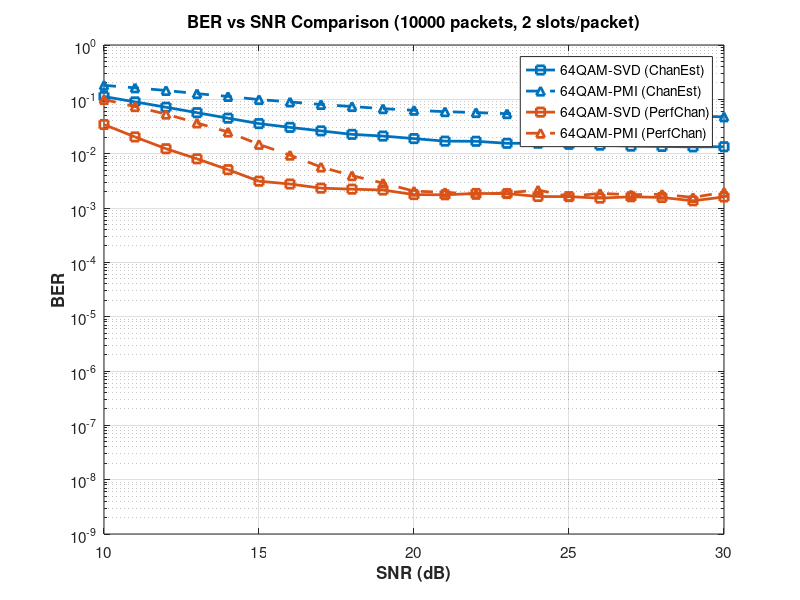

Here is the MATLAB script that generated this plot:
% Extract data from simulation results

% Channel Estimation - 64QAM-SVD
SNRdB_64QAM_SVD_ChanEst = [10:30]';
BER_64QAM_SVD_ChanEst = [1.1263e-01; 8.9765e-02; 7.1599e-02; 5.6833e-02; 4.4982e-02; ...
    3.5761e-02; 3.0483e-02; 2.6251e-02; 2.2661e-02; 2.1085e-02; ...
    1.8944e-02; 1.7003e-02; 1.6899e-02; 1.5513e-02; 1.5557e-02; ...
    1.4887e-02; 1.4366e-02; 1.3765e-02; 1.3585e-02; 1.3339e-02; ...
    1.3421e-02];

% Channel Estimation - 64QAM-PMI
SNRdB_64QAM_PMI_ChanEst = [10:30]';
BER_64QAM_PMI_ChanEst = [1.8099e-01; 1.6282e-01; 1.4564e-01; 1.2738e-01; 1.1306e-01; ...
    9.9150e-02; 8.9590e-02; 8.0374e-02; 7.3730e-02; 6.7313e-02; ...
    6.2905e-02; 5.9276e-02; 5.7033e-02; 5.4442e-02; 5.3535e-02; ...
    5.1765e-02; 5.1198e-02; 4.9785e-02; 4.8293e-02; 4.9237e-02; ...
    4.7553e-02];

% Perfect Channel - 64QAM-SVD
SNRdB_64QAM_SVD_PerfChan = [10:30]';
BER_64QAM_SVD_PerfChan = [3.4396e-02; 2.0320e-02; 1.2330e-02; 8.0475e-03; 5.0786e-03; ...
    3.1136e-03; 2.7635e-03; 2.3197e-03; 2.2219e-03; 2.1422e-03; ...
    1.7653e-03; 1.7498e-03; 1.8526e-03; 1.8410e-03; 1.6258e-03; ...
    1.6197e-03; 1.5191e-03; 1.6097e-03; 1.5631e-03; 1.3572e-03; ...
    1.5969e-03];

% Perfect Channel - 64QAM-PMI
SNRdB_64QAM_PMI_PerfChan = [10:30]';
BER_64QAM_PMI_PerfChan = [9.9387e-02; 7.3480e-02; 5.3442e-02; 3.6765e-02; 2.5005e-02; ...
    1.4839e-02; 9.3827e-03; 5.6787e-03; 3.9378e-03; 2.8777e-03; ...
    2.0453e-03; 1.9455e-03; 1.7862e-03; 1.8994e-03; 2.1418e-03; ...
    1.6340e-03; 1.8592e-03; 1.7572e-03; 1.7914e-03; 1.5654e-03; ...
    1.9506e-03];

% Store in cell arrays
SNRdB_all = {SNRdB_64QAM_SVD_ChanEst, SNRdB_64QAM_PMI_ChanEst, ...
             SNRdB_64QAM_SVD_PerfChan, SNRdB_64QAM_PMI_PerfChan};
avgBER_all = {BER_64QAM_SVD_ChanEst, BER_64QAM_PMI_ChanEst, ...
              BER_64QAM_SVD_PerfChan, BER_64QAM_PMI_PerfChan};

% Configuration
ModOrderList = [64, 64]; % ChanEst and PerfChan
pmiPrecodingList = [false, true]; % SVD, PMI
combinationLabels = {'64QAM-SVD (ChanEst)', '64QAM-PMI (ChanEst)', ...
                     '64QAM-SVD (PerfChan)', '64QAM-PMI (PerfChan)'};
numIter = 10000;
noSlotsSim = 2;

% Plotting
numCombinations = length(ModOrderList) * length(pmiPrecodingList);
modColors = lines(length(ModOrderList));
lineStyles = {'-', '--'};
markers = {'s', '^'};
for combIdx = 1:numCombinations
    modIdx = ceil(combIdx / length(pmiPrecodingList));
    pmiIdx = mod(combIdx - 1, length(pmiPrecodingList)) + 1;
    semilogy(SNRdB_all{combIdx}, avgBER_all{combIdx}, ... 
        'LineWidth', 2, ...
        'LineStyle', lineStyles{pmiIdx}, ...
        'Marker', markers{pmiIdx}, ...
        'MarkerSize', 6, ...
        'Color', modColors(modIdx, :), ...
        'DisplayName', combinationLabels{combIdx});
    hold on;
end
grid on;
hold off;
xlabel('SNR (dB)', 'FontSize', 12, 'FontWeight', 'bold');
ylabel('BER', 'FontSize', 12, 'FontWeight', 'bold');
title(sprintf('BER vs SNR Comparison (%d packets, %d slots/packet)', numIter, noSlotsSim), ...
    'FontSize', 14, 'FontWeight', 'bold');
legend('Location', 'best', 'FontSize', 10);
set(gca, 'FontSize', 11);
ylim([1e-9 1e0]);
